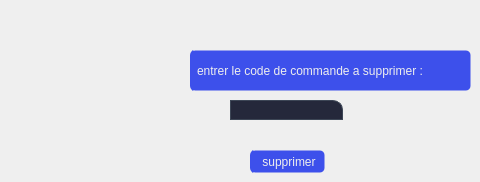
        <widget class="QWidget" name="tab_3">
         <attribute name="title">
          <string>supprimer</string>
         </attribute>
         <widget class="QLabel" name="label_43">
          <property name="geometry">
           <rect>
            <x>190</x>
            <y>50</y>
            <width>281</width>
            <height>41</height>
           </rect>
          </property>
          <property name="styleSheet">
           <string notr="true">QLabel {
background-image: url(C:/Users/HP/Documents/Health-application/icons/16x16/cil-folder-open.png);
	background-position: left center;

    background-repeat: no-repeat;

	border: 1px solid transparent;
color:rgb(238, 238, 238);
	border-radius: 5px;	
	background-color:#3d50eb;
border-left:4px solid #3d50eb;

}
QLabel:hover {
color:rgb(255, 255, 255);
		background-color: rgb(63, 84, 244);
}
QLabel:pressed {	
	border: 2px solid rgb(55, 74, 214) ;
}</string>
          </property>
          <property name="text">
           <string>entrer le code de commande a supprimer :</string>
          </property>
         </widget>
         <widget class="QLineEdit" name="lineEdit_6_supprimer_avec_code_commande">
          <property name="geometry">
           <rect>
            <x>230</x>
            <y>100</y>
            <width>113</width>
            <height>20</height>
           </rect>
          </property>
          <property name="styleSheet">
           <string notr="true">QLineEdit{
background-color:#25283b;

border:1px solid rgb(61, 70, 86);
color:rgb(255, 255, 255);
padding-left:16px;
border:1px solid rgb(61, 70, 86);
border-top-right-radius:10px;
border-down-right-radius:10px;
}
QLineEdit:focus{
border: 1px solid rgb(180, 180, 180);
}</string>
          </property>
         </widget>
         <widget class="QPushButton" name="supprimer_commande">
          <property name="geometry">
           <rect>
            <x>250</x>
            <y>150</y>
            <width>75</width>
            <height>23</height>
           </rect>
          </property>
          <property name="styleSheet">
           <string notr="true">QPushButton {
background-image: url(C:/Users/HP/Documents/Health-application/icons/16x16/cil-folder-open.png);
	background-position: left center;

    background-repeat: no-repeat;

	border: 1px solid transparent;
color:rgb(238, 238, 238);
	border-radius: 5px;	
	background-color:#3d50eb;
border-left:4px solid #3d50eb;

}
QPushButton:hover {
color:rgb(255, 255, 255);
		background-color: rgb(63, 84, 244);
}
QPushButton:pressed {	
	border: 2px solid rgb(55, 74, 214) ;
}</string>
          </property>
          <property name="text">
           <string>supprimer</string>
          </property>
         </widget>
        </widget>
